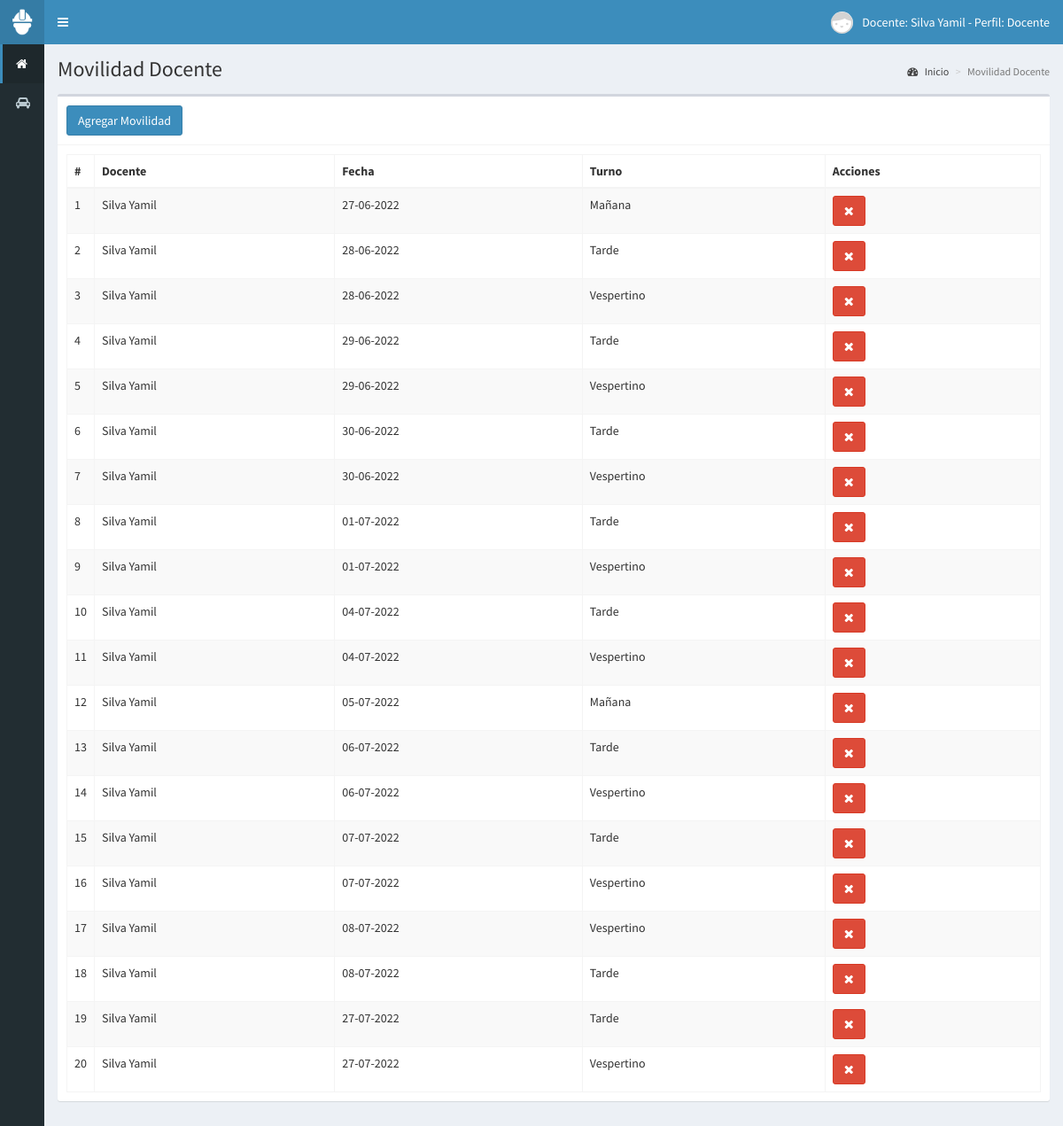
Screenshot of /movilidad (signed in) with the database file from the repository.
### tables this page shows
CREATE TABLE `movilidad` (
  `id_movilidad` int(11) NOT NULL,
  `id_usuario` int(11) NOT NULL,
  `fecha` date NOT NULL,
  `turno` text NOT NULL,
  `numero` int(11) NOT NULL DEFAULT 1
);

CREATE TABLE `usuarios` (
  `id` int(11) NOT NULL,
  `nombre` text NOT NULL,
  `cuil` text NOT NULL,
  `legajo` text NOT NULL,
  `telefono` text NOT NULL,
  `domicilio` text NOT NULL,
  `ciudad` text NOT NULL,
  `movilidad` int(11) NOT NULL,
  `tipo_vehiculo` text NOT NULL,
  `dominio` text NOT NULL,
  `usuario` text NOT NULL,
  `password` text NOT NULL,
  `perfil` text NOT NULL,
  `foto` text NOT NULL,
  `estado` int(11) NOT NULL DEFAULT 1,
  `ultimo_login` datetime NOT NULL,
  `fecha` timestamp NOT NULL DEFAULT current_timestamp() ON UPDATE current_timestamp()
);

### controladores/plantilla.controlador.php (called while the page is built)
<?php
	class ControladorPlantilla{
		static public function ctrPlantilla(){
			include "vistas/plantilla.php";
		}
	}

### index.php (called while the page is built, shortened)
<?php
	require_once "controladores/plantilla.controlador.php";
	require_once "controladores/usuarios.controlador.php";
	require_once "controladores/movilidades.controlador.php";
	require_once "modelos/usuarios.modelo.php";
	require_once "modelos/movilidades.modelo.php";
	$plantilla = new ControladorPlantilla();
	$plantilla -> ctrPlantilla();

### controladores/movilidades.controlador.php (called while the page is built, shortened)
<?php
class ControladorMovilidades{
		static public function ctrMostrarMovilidades($item, $valor){
			$tabla = "movilidad";
			$respuesta = ModeloMovilidades::mdlMostrarMovilidades($tabla, $item, $valor);
			return $respuesta;
		}
}

### modelos/conexion.php (called while the page is built)
<?php
	class Conexion{
		static public function conectar(){
			$link = new PDO("mysql:host=localhost;dbname=dbcet29","root","");
			$link -> exec("set names utf8");
			return $link;
		}
	}

### modelos/movilidades.modelo.php (called while the page is built, shortened)
<?php
	require_once "conexion.php";
	class ModeloMovilidades{
		static public function mdlMostrarMovilidades($tabla, $item, $valor){
			if ($item != null) {
				$stmt = Conexion::conectar()->prepare("SELECT * FROM $tabla WHERE $item = :$item");
				$stmt -> bindParam(":".$item, $valor, PDO::PARAM_STR);
				$stmt -> execute();
				return $stmt -> fetchAll();
			}else{
				$stmt = Conexion::conectar()->prepare("SELECT * FROM $tabla");
				$stmt -> execute();
				return $stmt -> fetchAll();
			}
		}
	}

### controladores/usuarios.controlador.php (called while the page is built, shortened)
<?php
class ControladorUsuarios{
	static public function ctrMostrarUsuarios($item, $valor){
		$tabla = "usuarios";
		$respuesta = ModeloUsuarios::mdlMostrarUsuarios($tabla, $item, $valor);
		return $respuesta;
	}
 }

### modelos/usuarios.modelo.php (called while the page is built, shortened)
<?php
	require_once "conexion.php";
	class ModeloUsuarios{
		static public function mdlMostrarUsuarios($tabla, $item, $valor){
			if ($item != null && $valor != 1) {
				$stmt = Conexion::conectar()->prepare("SELECT * FROM $tabla WHERE $item = :$item");
				$stmt -> bindParam(":".$item, $valor, PDO::PARAM_STR);
				$stmt -> execute();
				return $stmt -> fetch();
			}else if($item != null && $valor = 1){
				$stmt = Conexion::conectar()->prepare("SELECT * FROM $tabla WHERE $item = :$item");
				$stmt -> bindParam(":".$item, $valor, PDO::PARAM_STR);
				$stmt -> execute();
				return $stmt -> fetchAll();
			}else{
				$stmt = Conexion::conectar()->prepare("SELECT * FROM $tabla");
				$stmt -> execute();
				return $stmt -> fetchAll();
			}
		}
	}

### vistas/modulos/movilidad.php (the view, shortened to what this page needs)
<div class="content-wrapper">
  <section class="content-header">
    <h1>
      Movilidad Docente
    </h1>
    <ol class="breadcrumb">
      <li><a href="inicio"><i class="fa fa-dashboard"></i> Inicio</a></li>
      <li class="active">Movilidad Docente</li>
    </ol>
  </section>
  <section class="content">
    <div class="box">
      <div class="box-header with-border">
        <button class="btn btn-primary" data-toggle="modal" data-target="#modalAgregarMovilidad">
          Agregar Movilidad
        </button>
      </div>
      <div class="box-body">
        <table class="table table-bordered table-striped dt-responsive tablas">
          <thead>
            <tr>
              <th style="width: 10px">#</th>
              <th>Docente</th>
              <th>Fecha</th>
              <th>Turno</th>
              <th>Acciones</th>
            </tr>
          </thead>
          <tbody>
            <?php
                $item = "id_usuario";
                $valor = $_SESSION["id"];
                $movilidades = ControladorMovilidades::ctrMostrarMovilidades($item, $valor);
                foreach ($movilidades as $key => $value) {
                  echo '<tr>
                        <td>'.($key+1).'</td>';
                        $item = "id";
                        $valor = $value["id_usuario"];
                        $usuario = ControladorUsuarios::ctrMostrarUsuarios($item, $valor);
                        echo '<td>'.$usuario["nombre"].'</td>';
                        $fecha_real = date("d-m-Y",strtotime($value["fecha"]));
                        echo '<td>'.$fecha_real.'</td>
                        <td>'.$value["turno"].'</td>
                        <td>
                          <div class="btn-group">
                            <button class="btn btn-danger btnEliminarMovilidad" idMovilidad="'.$value["id_movilidad"].'"><i class="fa fa-times"></i></button>
                          </div>
                        </td>
                      </tr> ';
                }
            ?>
          </tbody>
        </table>
      </div>
    </div>
  </section>
</div>

### vistas/plantilla.php (shortened to what this page needs)
<!DOCTYPE html>
<html>
<head>
  <link rel="stylesheet" href="vistas/bower_components/bootstrap/dist/css/bootstrap.min.css">
  <link rel="stylesheet" href="vistas/bower_components/font-awesome/css/font-awesome.min.css">
  <link rel="stylesheet" href="vistas/bower_components/Ionicons/css/ionicons.min.css">
  <link rel="stylesheet" href="vistas/dist/css/AdminLTE.css">
  <link rel="stylesheet" href="vistas/dist/css/skins/_all-skins.min.css">
  <link rel="stylesheet" href="vistas/bower_components/datatables.net-bs/css/dataTables.bootstrap.min.css">
  <link rel="stylesheet" href="vistas/bower_components/datatables.net-bs/css/responsive.bootstrap.min.css">
  <link rel="stylesheet" href="vistas/bower_components/bootstrap-datepicker/dist/css/bootstrap-datepicker.min.css">
  <link rel="stylesheet" href="vistas/bower_components/bootstrap-daterangepicker/daterangepicker.css">
</head>
<body class="hold-transition skin-blue sidebar-collapse sidebar-mini login-page">
<?php
  if (isset($_SESSION["iniciarSesion"]) && $_SESSION["iniciarSesion"] == "ok") {
    echo '<div class="wrapper">';
    include "modulos/header.php";
    include "modulos/menu.php";
    if(isset($_GET["ruta"])){
      if ($_GET["ruta"] == "inicio" ||
          $_GET["ruta"] == "usuarios" ||
          $_GET["ruta"] == "cursos" ||
          $_GET["ruta"] == "ciudades" ||
          $_GET["ruta"] == "movilidad" ||
          $_GET["ruta"] == "movilidad-fecha" ||
          $_GET["ruta"] == "resumen-movilidad" ||
          $_GET["ruta"] == "resumen-docente" ||
          $_GET["ruta"] == "netbooks" ||
          $_GET["ruta"] == "servicios" ||
          $_GET["ruta"] == "historial-servicios" ||
          $_GET["ruta"] == "primero" ||
          $_GET["ruta"] == "segundo" ||
          $_GET["ruta"] == "tercero" ||
          $_GET["ruta"] == "cuarto" ||
          $_GET["ruta"] == "quinto" ||
          $_GET["ruta"] == "1tm-cientifica" ||
          $_GET["ruta"] == "1tt-cientifica" ||
          $_GET["ruta"] == "2tm-cientifica" ||
          $_GET["ruta"] == "2tt-cientifica" ||
          $_GET["ruta"] == "3tm-cientifica" ||
          $_GET["ruta"] == "3tt-cientifica" ||
          $_GET["ruta"] == "4tm-cientifica" ||
          $_GET["ruta"] == "41tt-cientifica" ||
          $_GET["ruta"] == "42tt-cientifica" ||
          $_GET["ruta"] == "5tm-cientifica" ||
          $_GET["ruta"] == "5tt-cientifica" ||
          $_GET["ruta"] == "1tm-sociales" ||
          $_GET["ruta"] == "1tt-sociales" ||
          $_GET["ruta"] == "2tm-sociales" ||
          $_GET["ruta"] == "2tt-sociales" ||
          $_GET["ruta"] == "3tm-sociales" ||
          $_GET["ruta"] == "3tt-sociales" ||
          $_GET["ruta"] == "4tm-sociales" ||
          $_GET["ruta"] == "41tt-sociales" ||
          $_GET["ruta"] == "42tt-sociales" ||
          $_GET["ruta"] == "5tm-sociales" ||
          $_GET["ruta"] == "5tt-sociales" ||
          $_GET["ruta"] == "1tm-literatura" ||
          $_GET["ruta"] == "1tt-literatura" ||
          $_GET["ruta"] == "2tm-literatura" ||
          $_GET["ruta"] == "2tt-literatura" ||
          $_GET["ruta"] == "3tm-literatura" ||
          $_GET["ruta"] == "3tt-literatura" ||
          $_GET["ruta"] == "4tm-literatura" ||
          $_GET["ruta"] == "41tt-literatura" ||
          $_GET["ruta"] == "42tt-literatura" ||
          $_GET["ruta"] == "5tm-literatura" ||
          $_GET["ruta"] == "5tt-literatura" ||
          $_GET["ruta"] == "1tm-matematica" ||
          $_GET["ruta"] == "1tt-matematica" ||
          $_GET["ruta"] == "2tm-matematica" ||
          $_GET["ruta"] == "2tt-matematica" ||
          $_GET["ruta"] == "3tm-matematica" ||
          $_GET["ruta"] == "3tt-matematica" ||
          $_GET["ruta"] == "4tm-matematica" ||
          $_GET["ruta"] == "41tt-matematica" ||
          $_GET["ruta"] == "42tt-matematica" ||
          $_GET["ruta"] == "5tm-matematica" ||
          $_GET["ruta"] == "5tt-matematica" ||
          $_GET["ruta"] == "1tm-ingles" ||
          $_GET["ruta"] == "1tt-ingles" ||
          $_GET["ruta"] == "2tm-ingles" ||
          $_GET["ruta"] == "2tt-ingles" ||
          $_GET["ruta"] == "3tm-ingles" ||
          $_GET["ruta"] == "3tt-ingles" ||
          $_GET["ruta"] == "4tm-ingles" ||
          $_GET["ruta"] == "41tt-ingles" ||
          $_GET["ruta"] == "42tt-ingles" ||
          $_GET["ruta"] == "5tm-ingles" ||
          $_GET["ruta"] == "5tt-ingles" ||
          $_GET["ruta"] == "1tm-edfisica" ||
          $_GET["ruta"] == "1tt-edfisica" ||
          $_GET["ruta"] == "2tm-edfisica" ||
          $_GET["ruta"] == "2tt-edfisica" ||
          $_GET["ruta"] == "3tm-edfisica" ||
          $_GET["ruta"] == "3tt-edfisica" ||
          $_GET["ruta"] == "4tm-edfisica" ||
          $_GET["ruta"] == "41tt-edfisica" ||
          $_GET["ruta"] == "42tt-edfisica" ||
          $_GET["ruta"] == "5tm-edfisica" ||
          $_GET["ruta"] == "5tt-edfisica" ||
          $_GET["ruta"] == "1tm-artistica" ||
          $_GET["ruta"] == "1tt-artistica" ||
          $_GET["ruta"] == "2tm-artistica" ||
          $_GET["ruta"] == "2tt-artistica" ||
          $_GET["ruta"] == "3tm-artistica" ||
          $_GET["ruta"] == "3tt-artistica" ||
          $_GET["ruta"] == "4tm-artistica" ||
          $_GET["ruta"] == "41tt-artistica" ||
          $_GET["ruta"] == "42tt-artistica" ||
          $_GET["ruta"] == "3-fotografia" ||
          $_GET["ruta"] == "3-realizacion" ||
          $_GET["ruta"] == "4-fotografia" ||
          $_GET["ruta"] == "4-realizacion" ||
          $_GET["ruta"] == "4-guion" ||
          $_GET["ruta"] == "4-sonido" ||
          $_GET["ruta"] == "5-fotografia" ||
          $_GET["ruta"] == "5-realizacion" ||
          $_GET["ruta"] == "5-guion" ||
          $_GET["ruta"] == "5-sonido" ||
          $_GET["ruta"] == "5-taller" ||
          $_GET["ruta"] == "5-semiotica" ||
          $_GET["ruta"] == "informe-area" ||
          $_GET["ruta"] == "informe-area-orientacion" ||
          $_GET["ruta"] == "salir") {
          include "modulos/".$_GET["ruta"].".php";
      }else{
        include "modulos/404.php";
      }
    }else{
      include "modulos/inicio.php";
    }
    echo '</div>';
  }else{
    include "modulos/login.php";
  }
?>
</body>
</html>

### vistas/modulos/header.php (shortened to what this page needs)
<header class="main-header">
<a href="inicio" class="logo">
		<span class="logo-mini">
			<img src="vistas/img/plantilla/icono-blanco.png" class="img-responsive" style="padding: 10px;">
		</span>
</a>
<nav class="navbar navbar-static-top" role="navigation">
	<a href="#" class="sidebar-toggle" data-toggle="push-menu" role="button">
	</a>
	<div class="navbar-custom-menu">
		<ul class="nav navbar-nav">
			<li class="dropdown user user-menu">
				<a href="#" class="dropdown-toggle" data-toggle="dropdown">
					<img src="vistas/img/usuarios/default/anonymous.png" class="user-image">
					<span class="hidden-xs">Docente: <?php echo $_SESSION["nombre"]; ?> - Perfil: <?php echo $_SESSION["perfil"]; ?></span>
				</a>
			</li>
		</ul>
	</div>
</nav>
</header>

### vistas/modulos/menu.php (shortened to what this page needs)
<aside class="main-sidebar">
	<section class="sidebar">
		<ul class="sidebar-menu">
			<li class="active">
				<a href="inicio">
					<i class="fa fa-home"></i>
				</a>
			</li>
		<?php
			if ($_SESSION["movilidad"] == "1") {
				echo '<li class="treeview">
		          <a href="#">
		            <i class="fa fa-car"></i>
		            <span>Movilidad</span>
		            <span class="pull-right-container">
		              <i class="fa fa-angle-left pull-right"></i>
		            </span>
		          </a>
		          <ul class="treeview-menu">
		            <li><a href="movilidad"><i class="fa fa-circle-o"></i> Registro Movilidad</a></li>
		            <li><a href="movilidad-fecha"><i class="fa fa-circle-o"></i> Resumen x Fecha</a></li>
		          </ul>
	    	    </li>';
	    	}
    	?>
		</ul>
	</section>
</aside>

### rows the page displays
movilidad: id_usuario.nombre "Silva Yamil", fecha "27-06-2022", turno "Mañana"
movilidad: id_usuario.nombre "Silva Yamil", fecha "28-06-2022", turno "Tarde"
movilidad: id_usuario.nombre "Silva Yamil", fecha "28-06-2022", turno "Vespertino"
movilidad: id_usuario.nombre "Silva Yamil", fecha "29-06-2022", turno "Tarde"
movilidad: id_usuario.nombre "Silva Yamil", fecha "29-06-2022", turno "Vespertino"
movilidad: id_usuario.nombre "Silva Yamil", fecha "30-06-2022", turno "Tarde"
movilidad: id_usuario.nombre "Silva Yamil", fecha "30-06-2022", turno "Vespertino"
movilidad: id_usuario.nombre "Silva Yamil", fecha "01-07-2022", turno "Tarde"
movilidad: id_usuario.nombre "Silva Yamil", fecha "01-07-2022", turno "Vespertino"
movilidad: id_usuario.nombre "Silva Yamil", fecha "04-07-2022", turno "Tarde"
movilidad: id_usuario.nombre "Silva Yamil", fecha "04-07-2022", turno "Vespertino"
movilidad: id_usuario.nombre "Silva Yamil", fecha "05-07-2022", turno "Mañana"
movilidad: id_usuario.nombre "Silva Yamil", fecha "06-07-2022", turno "Tarde"
movilidad: id_usuario.nombre "Silva Yamil", fecha "06-07-2022", turno "Vespertino"
movilidad: id_usuario.nombre "Silva Yamil", fecha "07-07-2022", turno "Tarde"
movilidad: id_usuario.nombre "Silva Yamil", fecha "07-07-2022", turno "Vespertino"
movilidad: id_usuario.nombre "Silva Yamil", fecha "08-07-2022", turno "Vespertino"
movilidad: id_usuario.nombre "Silva Yamil", fecha "08-07-2022", turno "Tarde"
movilidad: id_usuario.nombre "Silva Yamil", fecha "27-07-2022", turno "Tarde"
movilidad: id_usuario.nombre "Silva Yamil", fecha "27-07-2022", turno "Vespertino"

### other values shown
$_SESSION["nombre"] "Silva Yamil"
$_SESSION["perfil"] "Docente"
